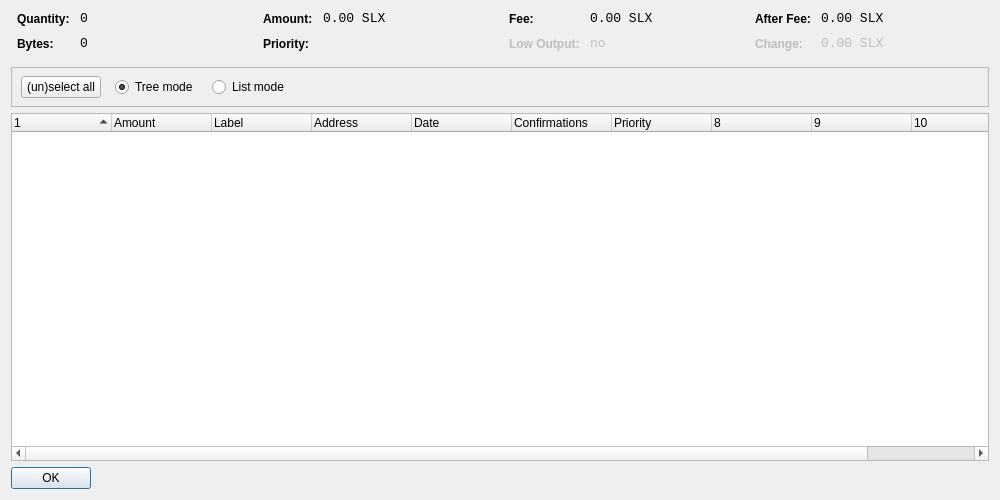
<?xml version="1.0" encoding="UTF-8"?>
<ui version="4.0">
 <class>CoinControlDialog</class>
 <widget class="QDialog" name="CoinControlDialog">
  <property name="geometry">
   <rect>
    <x>0</x>
    <y>0</y>
    <width>1000</width>
    <height>500</height>
   </rect>
  </property>
  <property name="windowTitle">
   <string>Coin Control</string>
  </property>
  <layout class="QVBoxLayout" name="verticalLayout">
   <item>
    <layout class="QHBoxLayout" name="horizontalLayoutTop" stretch="0,0,0,0">
     <property name="topMargin">
      <number>0</number>
     </property>
     <property name="bottomMargin">
      <number>10</number>
     </property>
     <item>
      <layout class="QFormLayout" name="formLayoutCoinControl1">
       <property name="horizontalSpacing">
        <number>10</number>
       </property>
       <property name="verticalSpacing">
        <number>10</number>
       </property>
       <property name="leftMargin">
        <number>6</number>
       </property>
       <property name="rightMargin">
        <number>6</number>
       </property>
       <item row="0" column="0">
        <widget class="QLabel" name="labelCoinControlQuantityText">
         <property name="styleSheet">
          <string notr="true">font-weight:bold;</string>
         </property>
         <property name="text">
          <string>Quantity:</string>
         </property>
        </widget>
       </item>
       <item row="0" column="1">
        <widget class="QLabel" name="labelCoinControlQuantity">
         <property name="font">
          <font>
           <family>Monospace</family>
           <pointsize>10</pointsize>
          </font>
         </property>
         <property name="cursor">
          <cursorShape>IBeamCursor</cursorShape>
         </property>
         <property name="contextMenuPolicy">
          <enum>Qt::ActionsContextMenu</enum>
         </property>
         <property name="text">
          <string notr="true">0</string>
         </property>
         <property name="textInteractionFlags">
          <set>Qt::LinksAccessibleByMouse|Qt::TextSelectableByKeyboard|Qt::TextSelectableByMouse</set>
         </property>
        </widget>
       </item>
       <item row="1" column="0">
        <widget class="QLabel" name="labelCoinControlBytesText">
         <property name="styleSheet">
          <string notr="true">font-weight:bold;</string>
         </property>
         <property name="text">
          <string>Bytes:</string>
         </property>
        </widget>
       </item>
       <item row="1" column="1">
        <widget class="QLabel" name="labelCoinControlBytes">
         <property name="font">
          <font>
           <family>Monospace</family>
           <pointsize>10</pointsize>
          </font>
         </property>
         <property name="cursor">
          <cursorShape>IBeamCursor</cursorShape>
         </property>
         <property name="contextMenuPolicy">
          <enum>Qt::ActionsContextMenu</enum>
         </property>
         <property name="text">
          <string notr="true">0</string>
         </property>
         <property name="textInteractionFlags">
          <set>Qt::LinksAccessibleByMouse|Qt::TextSelectableByKeyboard|Qt::TextSelectableByMouse</set>
         </property>
        </widget>
       </item>
      </layout>
     </item>
     <item>
      <layout class="QFormLayout" name="formLayoutCoinControl2">
       <property name="horizontalSpacing">
        <number>10</number>
       </property>
       <property name="verticalSpacing">
        <number>10</number>
       </property>
       <property name="leftMargin">
        <number>6</number>
       </property>
       <property name="rightMargin">
        <number>6</number>
       </property>
       <item row="0" column="0">
        <widget class="QLabel" name="labelCoinControlAmountText">
         <property name="styleSheet">
          <string notr="true">font-weight:bold;</string>
         </property>
         <property name="text">
          <string>Amount:</string>
         </property>
        </widget>
       </item>
       <item row="0" column="1">
        <widget class="QLabel" name="labelCoinControlAmount">
         <property name="font">
          <font>
           <family>Monospace</family>
           <pointsize>10</pointsize>
          </font>
         </property>
         <property name="cursor">
          <cursorShape>IBeamCursor</cursorShape>
         </property>
         <property name="contextMenuPolicy">
          <enum>Qt::ActionsContextMenu</enum>
         </property>
         <property name="text">
          <string notr="true">0.00 SLX</string>
         </property>
         <property name="textInteractionFlags">
          <set>Qt::LinksAccessibleByMouse|Qt::TextSelectableByKeyboard|Qt::TextSelectableByMouse</set>
         </property>
        </widget>
       </item>
       <item row="1" column="0">
        <widget class="QLabel" name="labelCoinControlPriorityText">
         <property name="styleSheet">
          <string notr="true">font-weight:bold;</string>
         </property>
         <property name="text">
          <string>Priority:</string>
         </property>
        </widget>
       </item>
       <item row="1" column="1">
        <widget class="QLabel" name="labelCoinControlPriority">
         <property name="font">
          <font>
           <family>Monospace</family>
           <pointsize>10</pointsize>
          </font>
         </property>
         <property name="cursor">
          <cursorShape>IBeamCursor</cursorShape>
         </property>
         <property name="contextMenuPolicy">
          <enum>Qt::ActionsContextMenu</enum>
         </property>
         <property name="text">
          <string/>
         </property>
         <property name="textInteractionFlags">
          <set>Qt::LinksAccessibleByMouse|Qt::TextSelectableByKeyboard|Qt::TextSelectableByMouse</set>
         </property>
        </widget>
       </item>
      </layout>
     </item>
     <item>
      <layout class="QFormLayout" name="formLayoutCoinControl3">
       <property name="horizontalSpacing">
        <number>10</number>
       </property>
       <property name="verticalSpacing">
        <number>10</number>
       </property>
       <property name="leftMargin">
        <number>6</number>
       </property>
       <property name="rightMargin">
        <number>6</number>
       </property>
       <item row="0" column="0">
        <widget class="QLabel" name="labelCoinControlFeeText">
         <property name="styleSheet">
          <string notr="true">font-weight:bold;</string>
         </property>
         <property name="text">
          <string>Fee:</string>
         </property>
        </widget>
       </item>
       <item row="0" column="1">
        <widget class="QLabel" name="labelCoinControlFee">
         <property name="font">
          <font>
           <family>Monospace</family>
           <pointsize>10</pointsize>
          </font>
         </property>
         <property name="cursor">
          <cursorShape>IBeamCursor</cursorShape>
         </property>
         <property name="contextMenuPolicy">
          <enum>Qt::ActionsContextMenu</enum>
         </property>
         <property name="text">
          <string notr="true">0.00 SLX</string>
         </property>
         <property name="textInteractionFlags">
          <set>Qt::LinksAccessibleByMouse|Qt::TextSelectableByKeyboard|Qt::TextSelectableByMouse</set>
         </property>
        </widget>
       </item>
       <item row="1" column="0">
        <widget class="QLabel" name="labelCoinControlLowOutputText">
         <property name="enabled">
          <bool>false</bool>
         </property>
         <property name="styleSheet">
          <string notr="true">font-weight:bold;</string>
         </property>
         <property name="text">
          <string>Low Output:</string>
         </property>
        </widget>
       </item>
       <item row="1" column="1">
        <widget class="QLabel" name="labelCoinControlLowOutput">
         <property name="enabled">
          <bool>false</bool>
         </property>
         <property name="font">
          <font>
           <family>Monospace</family>
           <pointsize>10</pointsize>
          </font>
         </property>
         <property name="cursor">
          <cursorShape>IBeamCursor</cursorShape>
         </property>
         <property name="contextMenuPolicy">
          <enum>Qt::ActionsContextMenu</enum>
         </property>
         <property name="text">
          <string notr="true">no</string>
         </property>
         <property name="textInteractionFlags">
          <set>Qt::LinksAccessibleByMouse|Qt::TextSelectableByKeyboard|Qt::TextSelectableByMouse</set>
         </property>
        </widget>
       </item>
      </layout>
     </item>
     <item>
      <layout class="QFormLayout" name="formLayoutCoinControl4">
       <property name="horizontalSpacing">
        <number>10</number>
       </property>
       <property name="verticalSpacing">
        <number>10</number>
       </property>
       <property name="leftMargin">
        <number>6</number>
       </property>
       <property name="rightMargin">
        <number>6</number>
       </property>
       <item row="0" column="0">
        <widget class="QLabel" name="labelCoinControlAfterFeeText">
         <property name="styleSheet">
          <string notr="true">font-weight:bold;</string>
         </property>
         <property name="text">
          <string>After Fee:</string>
         </property>
        </widget>
       </item>
       <item row="0" column="1">
        <widget class="QLabel" name="labelCoinControlAfterFee">
         <property name="font">
          <font>
           <family>Monospace</family>
           <pointsize>10</pointsize>
          </font>
         </property>
         <property name="cursor">
          <cursorShape>IBeamCursor</cursorShape>
         </property>
         <property name="contextMenuPolicy">
          <enum>Qt::ActionsContextMenu</enum>
         </property>
         <property name="text">
          <string notr="true">0.00 SLX</string>
         </property>
         <property name="textInteractionFlags">
          <set>Qt::LinksAccessibleByMouse|Qt::TextSelectableByKeyboard|Qt::TextSelectableByMouse</set>
         </property>
        </widget>
       </item>
       <item row="1" column="0">
        <widget class="QLabel" name="labelCoinControlChangeText">
         <property name="enabled">
          <bool>false</bool>
         </property>
         <property name="styleSheet">
          <string notr="true">font-weight:bold;</string>
         </property>
         <property name="text">
          <string>Change:</string>
         </property>
        </widget>
       </item>
       <item row="1" column="1">
        <widget class="QLabel" name="labelCoinControlChange">
         <property name="enabled">
          <bool>false</bool>
         </property>
         <property name="font">
          <font>
           <family>Monospace</family>
           <pointsize>10</pointsize>
          </font>
         </property>
         <property name="cursor">
          <cursorShape>IBeamCursor</cursorShape>
         </property>
         <property name="contextMenuPolicy">
          <enum>Qt::ActionsContextMenu</enum>
         </property>
         <property name="text">
          <string notr="true">0.00 SLX</string>
         </property>
         <property name="textInteractionFlags">
          <set>Qt::LinksAccessibleByMouse|Qt::TextSelectableByKeyboard|Qt::TextSelectableByMouse</set>
         </property>
        </widget>
       </item>
      </layout>
     </item>
    </layout>
   </item>
   <item>
    <widget class="QFrame" name="frame">
     <property name="minimumSize">
      <size>
       <width>0</width>
       <height>40</height>
      </size>
     </property>
     <property name="frameShape">
      <enum>QFrame::StyledPanel</enum>
     </property>
     <property name="frameShadow">
      <enum>QFrame::Sunken</enum>
     </property>
     <widget class="QWidget" name="horizontalLayoutWidget">
      <property name="geometry">
       <rect>
        <x>10</x>
        <y>0</y>
        <width>781</width>
        <height>41</height>
       </rect>
      </property>
      <layout class="QHBoxLayout" name="horizontalLayoutPanel" stretch="0,0,0,0,0">
       <property name="spacing">
        <number>14</number>
       </property>
       <item>
        <widget class="QPushButton" name="pushButtonSelectAll">
         <property name="sizePolicy">
          <sizepolicy hsizetype="Maximum" vsizetype="Fixed">
           <horstretch>0</horstretch>
           <verstretch>0</verstretch>
          </sizepolicy>
         </property>
         <property name="text">
          <string>(un)select all</string>
         </property>
        </widget>
       </item>
       <item>
        <widget class="QRadioButton" name="radioTreeMode">
         <property name="sizePolicy">
          <sizepolicy hsizetype="Maximum" vsizetype="Fixed">
           <horstretch>0</horstretch>
           <verstretch>0</verstretch>
          </sizepolicy>
         </property>
         <property name="text">
          <string>Tree mode</string>
         </property>
         <property name="checked">
          <bool>true</bool>
         </property>
        </widget>
       </item>
       <item>
        <widget class="QRadioButton" name="radioListMode">
         <property name="sizePolicy">
          <sizepolicy hsizetype="Maximum" vsizetype="Fixed">
           <horstretch>0</horstretch>
           <verstretch>0</verstretch>
          </sizepolicy>
         </property>
         <property name="text">
          <string>List mode</string>
         </property>
        </widget>
       </item>
       <item>
        <spacer name="horizontalSpacer">
         <property name="orientation">
          <enum>Qt::Horizontal</enum>
         </property>
         <property name="sizeHint" stdset="0">
          <size>
           <width>40</width>
           <height>20</height>
          </size>
         </property>
        </spacer>
       </item>
      </layout>
     </widget>
    </widget>
   </item>
   <item>
    <widget class="CoinControlTreeWidget" name="treeWidget">
     <property name="contextMenuPolicy">
      <enum>Qt::CustomContextMenu</enum>
     </property>
     <property name="sortingEnabled">
      <bool>false</bool>
     </property>
     <property name="columnCount">
      <number>11</number>
     </property>
     <attribute name="headerShowSortIndicator" stdset="0">
      <bool>true</bool>
     </attribute>
     <attribute name="headerStretchLastSection">
      <bool>false</bool>
     </attribute>
     <column>
      <property name="text">
       <string/>
      </property>
     </column>
     <column>
      <property name="text">
       <string>Amount</string>
      </property>
     </column>
     <column>
      <property name="text">
       <string>Label</string>
      </property>
     </column>
     <column>
      <property name="text">
       <string>Address</string>
      </property>
     </column>
     <column>
      <property name="text">
       <string>Date</string>
      </property>
     </column>
     <column>
      <property name="text">
       <string>Confirmations</string>
      </property>
      <property name="toolTip">
       <string>Confirmed</string>
      </property>
     </column>
     <column>
      <property name="text">
       <string>Priority</string>
      </property>
     </column>
     <column>
      <property name="text">
       <string/>
      </property>
     </column>
     <column>
      <property name="text">
       <string/>
      </property>
     </column>
     <column>
      <property name="text">
       <string/>
      </property>
     </column>
     <column>
      <property name="text">
       <string/>
      </property>
     </column>
    </widget>
   </item>
   <item>
    <widget class="QDialogButtonBox" name="buttonBox">
     <property name="sizePolicy">
      <sizepolicy hsizetype="Maximum" vsizetype="Fixed">
       <horstretch>0</horstretch>
       <verstretch>0</verstretch>
      </sizepolicy>
     </property>
     <property name="orientation">
      <enum>Qt::Horizontal</enum>
     </property>
     <property name="standardButtons">
      <set>QDialogButtonBox::Ok</set>
     </property>
    </widget>
   </item>
  </layout>
 </widget>
 <customwidgets>
  <customwidget>
   <class>CoinControlTreeWidget</class>
   <extends>QTreeWidget</extends>
   <header>coincontroltreewidget.h</header>
  </customwidget>
 </customwidgets>
 <resources/>
 <connections/>
</ui>
